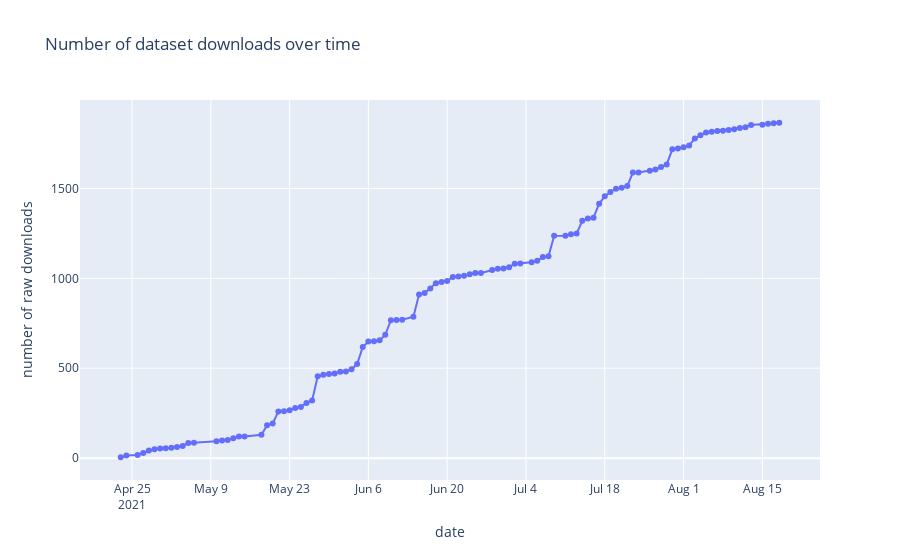

Notebook code for this chart:
### Markdown cell above
### Version 1

### Code cell
downloads_v1 = combined[['download_dt', 'count']].groupby(['download_dt']).sum().reset_index()
downloads_v1['cum_downloads'] = downloads_v1['count'].cumsum()

fig = go.Figure(go.Scatter(
    mode = "lines+markers",
    x = downloads_v1['download_dt'].tolist(),
    y = downloads_v1['cum_downloads'].tolist()
    ))

fig.update_layout(
    title="Number of dataset downloads over time",
    xaxis_title="date",
    yaxis_title="number of downloads"
)
             
fig.show()
